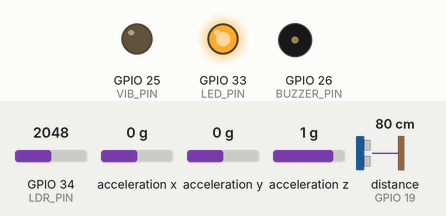
This sketch was run on a simulated ESP32. Shown: output pins drawn as LEDs (lit = HIGH), buzzer (waves = sounding). Wiring (inferred from the names in the program): ultrasonic range finder: trigger GPIO 18; echo GPIO 19. Dashed ring = blinking. The test bench sets the inputs (shaded band); at power-on: distance to the obstacle (sensor on GPIO 19) 80 cm, GPIO 34 (LDR_PIN) = 2048, acceleration x 0 g, acceleration y 0 g, acceleration z 1 g. The echo pulse lasts 58.3 µs per cm; pins used as bus, display or sensor lines are not drawn; what the sketch prints to the serial monitor is not drawn.

Above: at 1.2 s.
1.3 s: distance to the obstacle (sensor on GPIO 19) set to 59 cm
2.8 s: distance to the obstacle (sensor on GPIO 19) set to 52 cm
At 3.17 s:
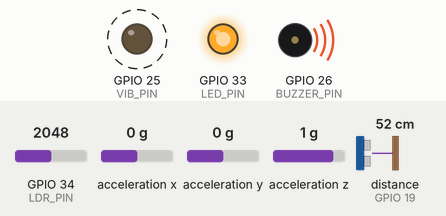
5.8 s: GPIO 34 (LDR_PIN) set to 1546
8.8 s: GPIO 34 (LDR_PIN) set to 1468
At 9.89 s:
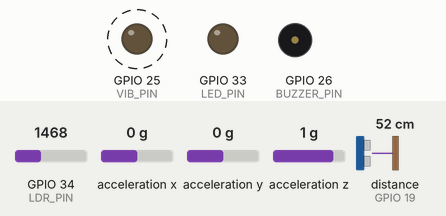
11.8 s: distance to the obstacle (sensor on GPIO 19) set to 12 cm
At 12.09 s:
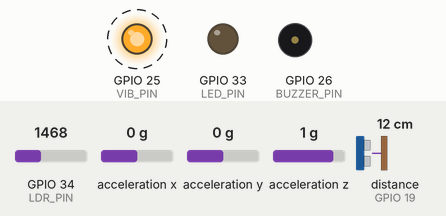
14.8 s: distance to the obstacle (sensor on GPIO 19) set to 9 cm
At 15.9 s:
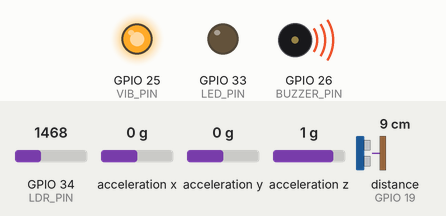
Timing chart, 0 to 17.4 s (numbered marks = the images above; inputs shaded):
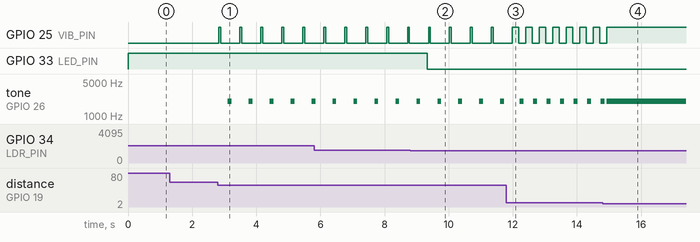

The sketch:

Blindstick.ino
```cpp
#include <Wire.h>
#include <Adafruit_LIS3DH.h>
#include <Adafruit_Sensor.h>

#define TRIG_PIN     18
#define ECHO_PIN     19
#define VIB_PIN      25
#define BUZZER_PIN   26
#define LED_PIN      33
#define LDR_PIN      34

#define SDA_PIN      21
#define SCL_PIN      22

#define BUZZ_FREQ_OBS 2000   // obstacle buzzer pitch
#define BUZZ_FREQ_1   1800   // fall PII
#define BUZZ_FREQ_2   2600   // fall POO

Adafruit_LIS3DH lis = Adafruit_LIS3DH();

long duration;
float distance;
int ldrValue;

/* ---------- vibration helper ---------- */
void vibrate(int onTime, int offTime) {
  digitalWrite(VIB_PIN, HIGH);
  delay(onTime);
  digitalWrite(VIB_PIN, LOW);
  delay(offTime);
}

/* ---------- obstacle buzzer patterns ---------- */
void obstacleBeep(int onTime, int offTime) {
  tone(BUZZER_PIN, BUZZ_FREQ_OBS);
  delay(onTime);
  noTone(BUZZER_PIN);
  delay(offTime);
}

/* ---------- fall alert (BUZZER ONLY) ---------- */
void fallAlert() {
  digitalWrite(VIB_PIN, LOW);   // ensure no vibration

  for (int i = 0; i < 8; i++) {
    tone(BUZZER_PIN, BUZZ_FREQ_1);  // PII
    delay(250);
    tone(BUZZER_PIN, BUZZ_FREQ_2);  // POO
    delay(250);
  }

  noTone(BUZZER_PIN);
}

void setup() {
  Serial.begin(115200);

  pinMode(TRIG_PIN, OUTPUT);
  pinMode(ECHO_PIN, INPUT);
  pinMode(VIB_PIN, OUTPUT);
  pinMode(BUZZER_PIN, OUTPUT);
  pinMode(LED_PIN, OUTPUT);

  digitalWrite(VIB_PIN, LOW);
  noTone(BUZZER_PIN);

  Wire.begin(SDA_PIN, SCL_PIN);

  if (!lis.begin(0x18)) {
    Serial.println("LIS3DH not detected");
    while (1);
  }

  lis.setRange(LIS3DH_RANGE_4_G);

  Serial.println("FINAL SYSTEM STARTED");
}

void loop() {
  /* ---------- FALL DETECTION ---------- */
  lis.read();

  float ax = lis.x / 16384.0;
  float ay = lis.y / 16384.0;
  float az = lis.z / 16384.0;
  float magnitude = sqrt(ax*ax + ay*ay + az*az);

  if (magnitude < 0.35 || magnitude > 2.6) {
    Serial.println("FALL DETECTED");
    fallAlert();
    delay(1500);   // lockout
    return;        // skip obstacle logic
  }

  /* ---------- ULTRASONIC ---------- */
  digitalWrite(TRIG_PIN, LOW);
  delayMicroseconds(2);
  digitalWrite(TRIG_PIN, HIGH);
  delayMicroseconds(10);
  digitalWrite(TRIG_PIN, LOW);

  duration = pulseIn(ECHO_PIN, HIGH, 30000);

  if (duration != 0) {
    distance = duration * 0.034 / 2;

    if (distance <= 10) {
      // VERY NEAR → continuous sound + strong vibration
      digitalWrite(VIB_PIN, HIGH);
      tone(BUZZER_PIN, BUZZ_FREQ_OBS);
    }
    else if (distance <= 20) {
      vibrate(200, 30);
      obstacleBeep(120, 40);   // fast beep
    }
    else if (distance <= 30) {
      vibrate(150, 80);
      obstacleBeep(120, 80);
    }
    else if (distance <= 40) {
      vibrate(100, 140);
      obstacleBeep(120, 140);
    }
    else if (distance <= 55) {
      vibrate(60, 220);
      obstacleBeep(120, 220);  // slow beep
    }
    else {
      digitalWrite(VIB_PIN, LOW);
      noTone(BUZZER_PIN);
    }
  } else {
    digitalWrite(VIB_PIN, LOW);
    noTone(BUZZER_PIN);
  }

  /* ---------- LDR + LED ---------- */
  ldrValue = analogRead(LDR_PIN);
  digitalWrite(LED_PIN, (ldrValue > 1500) ? HIGH : LOW);

  delay(30);
}
```

Measured:
- the behaviour switches between 56 and 55 cm on distance to the obstacle (sensor on GPIO 19) (found by bisection; images 0 and 1)
- the behaviour switches between 1501 and 1500 on GPIO 34 (LDR_PIN) (found by bisection; images 1 and 2)
- the behaviour switches between 11 and 10 cm on distance to the obstacle (sensor on GPIO 19) (found by bisection; images 3 and 4)
- after the input at 1.3 s, every drawn part: stays the same
- after the input at 2.8 s, GPIO 25 (VIB_PIN): alternates HIGH for 0.06 s and LOW for 0.59 s, starting at once; tone on GPIO 26 (BUZZER_PIN): alternates 2000 Hz for 0.12 s and silent for 0.53 s, starting after 0.31 s
- after the input at 8.8 s, GPIO 33 (LED_PIN): HIGH → LOW after 0.54 s
- after the input at 11.8 s, GPIO 25 (VIB_PIN): alternates HIGH for 0.20 s and LOW for 0.22 s, starting after 0.38 s; tone on GPIO 26 (BUZZER_PIN): alternates 2000 Hz for 0.12 s and silent for 0.30 s, starting after 0.41 s
- after the input at 14.8 s, GPIO 25 (VIB_PIN): goes on until 14.9 s, then stays HIGH
